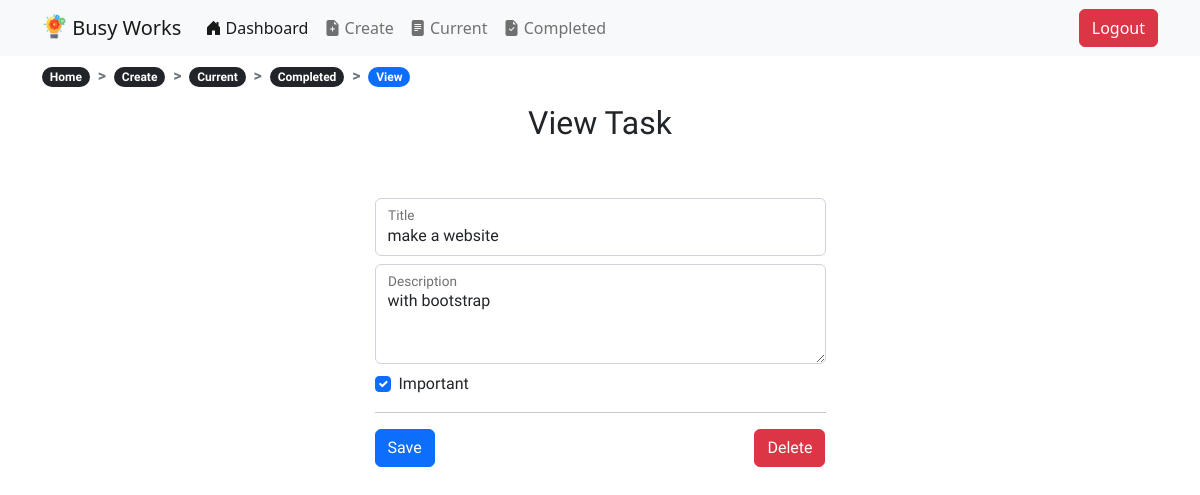
The page /todo/4 (signed in) on the database its author committed.
### todo/models.py (models this page shows, shortened)
class Todo(models.Model):
    title = models.CharField(max_length=100)
    description = models.TextField(blank=True)
    created = models.DateTimeField(auto_now_add=True)
    datecompleted = models.DateTimeField(null=True, blank=True)
    important = models.BooleanField(default=False)
    user = models.ForeignKey(User, on_delete=models.CASCADE)

### todo/views.py (the view, shortened to what this page needs)
# urls.py: path('todo/<int:todo_pk>', views.viewtodo, name="viewtodo"),
@login_required
def viewtodo(request, todo_pk):
    todo = get_object_or_404(Todo, pk=todo_pk, user=request.user)
    if request.method == 'GET':
        form = TodoForm(instance=todo)
        return render(request, 'todo/viewtodo.html', {'todo': todo, 'form': form})

### todo/forms.py
class TodoForm(ModelForm):
    class Meta:
        model = Todo
        fields = ['title', 'description', 'important']

### todo/templates/todo/viewtodo.html (shortened to what this page needs)
{% extends "todo/base.html" %}
{% load static %}
{% block content %}
{% if todo.datecompleted is None %}
<nav class="mt-2" style="--bs-breadcrumb-divider: '>'; font-weight: 800;" aria-label="breadcrumb">
    <ol class="breadcrumb">
      <li class="breadcrumb-item"><a href="{% url 'home' %}"><span class="badge rounded-pill bg-dark">Home</span></a></li>
      <li class="breadcrumb-item"><a href="{% url 'currenttodos' %}"><span class="badge rounded-pill bg-dark">Current</span></a></li>
      <li class="breadcrumb-item active" ><span class="badge rounded-pill bg-primary">View</span></li>
    </ol>
</nav>
{% else %}
<nav class="mt-2" style="--bs-breadcrumb-divider: '>'; font-weight: 800;" aria-label="breadcrumb">
    <ol class="breadcrumb">
      <li class="breadcrumb-item"><a href="{% url 'home' %}"><span class="badge rounded-pill bg-dark">Home</span></a></li>
      <li class="breadcrumb-item"><a href="{% url 'createtodo' %}"><span class="badge rounded-pill bg-dark">Create</span></a></li>
      <li class="breadcrumb-item"><a href="{% url 'currenttodos' %}"><span class="badge rounded-pill bg-dark">Current</span></a></li>
      <li class="breadcrumb-item"><a href="{% url 'completedtodos' %}"><span class="badge rounded-pill bg-dark">Completed</span></a></li>
      <li class="breadcrumb-item active" ><span class="badge rounded-pill bg-primary">View</span></li>
    </ol>
</nav>
{% endif %}
<div class="row justify-content-center mt-3">
    <div class="col-md-5">
        <h2 class="text-center">View Task</h2>
    </div>
</div>
<div class="row justify-content-center mt-5">
    <div class="col-md-5">
        <form method="POST">
            <div class="form-floating mb-2">
                <input type="text" name="title" class="form-control" id="title" placeholder="Title" value="{{ todo.title }}" required>
                <label for="title">Title</label>
            </div>
            <div class="form-floating mb-2">
                <textarea name="description" class="form-control" id="description" placeholder="Description" style="Height: 100px">{{ todo.description }}</textarea>
                <label for="description">Description</label>
            </div>
            <div class="form-group form-check mb-2">
                <input type="checkbox" name="important" class="form-check-input" id="important" {% if todo.important %}checked{% endif %}>
                <label class="form-check-label" for="important">Important</label>
            </div>
            <hr>
            <div class="btn-group d-flex justify-content-center" role="group">
                <div class="col-md d-flex justify-content-start">
                <button type="submit" class="btn btn-primary">Save</button>
            </form>
            </div>
                <div class="col-md d-flex justify-content-center">
                    </div>
                        <div class="col-md d-flex justify-content-end">
                            <form method="POST" action="{% url 'deletetodo' todo.id %}">
                        <button type="submit" class="btn btn-danger">Delete</button>
                    </form>
                </div>
                </div>
            </div>
{% endblock %}

### rows shown on the page
Todo: title "make a website", description "with bootstrap", important "☑"
